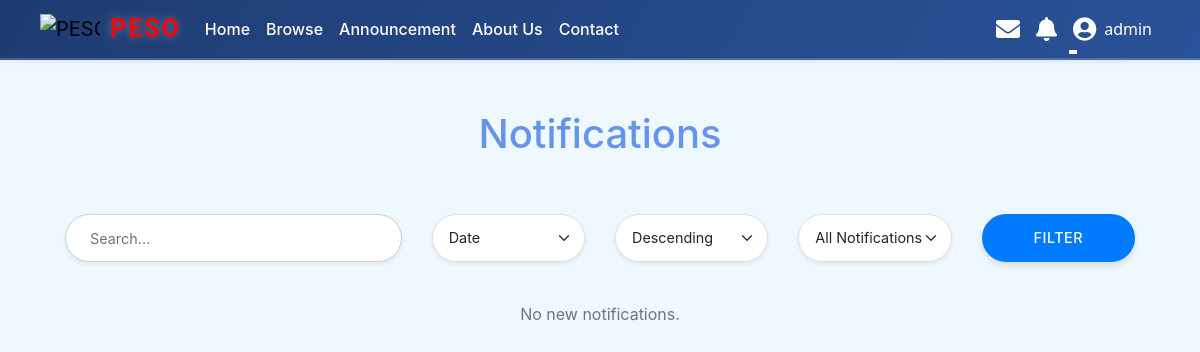
Page /pages/notification.php (signed in) on the earlier database version.
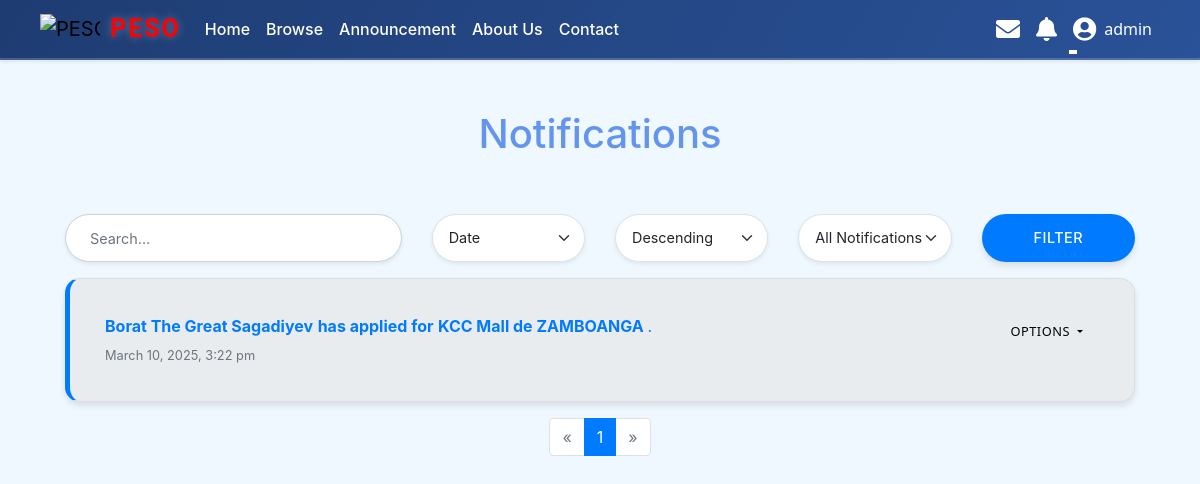
Same page on the later database version.
### tables this page shows
CREATE TABLE `notifications` (
  `id` int(11) NOT NULL,
  `recipient_id` int(11) NOT NULL,
  `sender_id` int(11) DEFAULT NULL,
  `job_id` int(11) DEFAULT NULL,
  `application_id` int(11) DEFAULT NULL,
  `message` text NOT NULL,
  `is_read` tinyint(1) DEFAULT 0,
  `created_at` timestamp NOT NULL DEFAULT current_timestamp(),
  `user_role` enum('admin','user','employer') NOT NULL
);

CREATE TABLE `jobs` (
  `id` int(11) NOT NULL,
  `title` varchar(255) NOT NULL,
  `description` text NOT NULL,
  `thumbnail` varchar(255) DEFAULT NULL,
  `photo` varchar(255) DEFAULT NULL,
  `created_at` timestamp NOT NULL DEFAULT current_timestamp(),
  `category_id` int(11) NOT NULL,
  `location` varchar(255) DEFAULT NULL,
  `specific_location` varchar(255) DEFAULT NULL,
  `responsibilities` text NOT NULL,
  `requirements` text NOT NULL,
  `preferred_qualifications` text DEFAULT NULL,
  `status` enum('pending','approved','rejected') DEFAULT 'pending',
  `employer_id` int(11) NOT NULL,
  `remarks` text DEFAULT NULL
);

### pages/notification.php (the view, shortened to what the changed rows need)
<?php
include '../includes/header.php';
$page = isset($_GET['page']) ? (int)$_GET['page'] : 1;
$notifications_per_page = 10;
$offset = ($page - 1) * $notifications_per_page;
$sort_by = isset($_GET['sort_by']) ? $_GET['sort_by'] : 'created_at';
$sort_order = isset($_GET['sort_order']) ? ($_GET['sort_order'] === 'asc' ? 'ASC' : 'DESC') : 'DESC';
$query_base = "
    SELECT n.*, CONCAT(u.first_name, ' ', IFNULL(u.middle_name, ''), ' ', u.last_name) AS applicant_name,
           j.title AS job_name, a.status AS application_status, j.employer_id
    FROM notifications n
    JOIN users u ON n.sender_id = u.id
    JOIN jobs j ON n.job_id = j.id
    LEFT JOIN applications a ON n.job_id = a.job_id AND a.user_id = n.recipient_id
    WHERE n.recipient_id = {$_SESSION['user_id']}
";
$search_filter = "";
$read_filter = "";
$query_order = " ORDER BY $sort_by $sort_order";
$query_limit = " LIMIT $offset, $notifications_per_page";
$query = $query_base . $search_filter . $read_filter . $query_order . $query_limit;
$result = $conn->query($query);
$notifications = $result->fetch_all(MYSQLI_ASSOC);
$total_query = "
    SELECT COUNT(*) AS total
    FROM notifications n
    JOIN users u ON n.sender_id = u.id
    JOIN jobs j ON n.job_id = j.id
    LEFT JOIN applications a ON n.job_id = a.job_id AND a.user_id = n.recipient_id
    WHERE n.recipient_id = {$_SESSION['user_id']}
" . $search_filter . $read_filter;
$total_result = $conn->query($total_query);
$total_notifications = $total_result->fetch_assoc()['total'];
$total_pages = ceil($total_notifications / $notifications_per_page);
?>
<!DOCTYPE html>
<html lang="en">
<head>
    <link href="https://stackpath.bootstrapcdn.com/bootstrap/4.3.1/css/bootstrap.min.css" rel="stylesheet">
    <link href="https://cdnjs.cloudflare.com/ajax/libs/font-awesome/5.15.4/css/all.min.css" rel="stylesheet">
    <link rel="stylesheet" href="/JOB/assets/notification.css">
</head>
<body>
<div class="container">
    <h1 class="text-center">Notifications</h1><br><br>
<?php if (empty($notifications)): ?>
    <div class="text-center py-4">
        <p class="text-muted">No new notifications.</p>
    </div>
<?php else: ?>
    <?php foreach ($notifications as $notif): ?>
        <div
            class="notification-item card mb-3 <?php echo $notif['is_read'] == 0 ? 'unread' : ''; ?>"
            data-id="<?php echo $notif['id']; ?>"
            style="border-radius: 15px; box-shadow: 0 4px 6px rgba(0, 0, 0, 0.1); transition: transform 0.2s ease-in-out;"
        >
            <div class="card-body d-flex justify-content-between align-items-start">
                <div class="flex-grow-1">
                <?php if ($_SESSION['role'] == 'user'): ?>
                    <p class="mb-1">
                        <strong>Your application for</strong>
                        <strong class="text-primary"><?php echo htmlspecialchars($notif['job_name']); ?></strong>
                        <strong>has been <?php echo $notif['application_status'] == 'accepted' ? '<span class="text-success">accepted</span>' : '<span class="text-danger">rejected</span>'; ?>.</strong>
                    </p>
                <?php elseif ($_SESSION['role'] == 'admin'): ?>
                    <p class="mb-1">
                        <strong><?php echo htmlspecialchars($notif['applicant_name']); ?></strong>
                        <strong>has applied for</strong>
                        <strong class="text-primary"><?php echo htmlspecialchars($notif['job_name']); ?></strong>.
                    </p>
                <?php endif; ?>
                <small class="text-muted"><?php echo date('F j, Y, g:i a', strtotime($notif['created_at'])); ?></small>
            </div>
                <div>
                <div class="dropdown">
    <button
        class="btn btn-sm btn-dark dropdown-toggle"
        type="button"
        id="dropdownMenuButton"
        data-bs-toggle="dropdown"
        aria-haspopup="true"
        aria-expanded="false"
        style="border-radius: 30px; padding: 0.5rem 1rem;"
    >
        Options
    </button>
</div>
</div>
            </div>
        </div>
    <?php endforeach; ?>
    <nav aria-label="Page navigation">
        <ul class="pagination justify-content-center">
            <?php if ($page > 1): ?>
                <li class="page-item">
                    <a class="page-link" href="?page=<?php echo $page - 1; ?>" aria-label="Previous">
                        <span aria-hidden="true">&laquo;</span>
                    </a>
                </li>
            <?php else: ?>
                <li class="page-item disabled">
                    <a class="page-link" href="#" aria-label="Previous">
                        <span aria-hidden="true">&laquo;</span>
                    </a>
                </li>
            <?php endif; ?>
            <?php for ($i = 1; $i <= $total_pages; $i++): ?>
                <li class="page-item <?php echo $i == $page ? 'active' : ''; ?>">
                    <a class="page-link" href="?page=<?php echo $i; ?>"><?php echo $i; ?></a>
                </li>
            <?php endfor; ?>
            <?php if ($page < $total_pages): ?>
                <li class="page-item">
                    <a class="page-link" href="?page=<?php echo $page + 1; ?>" aria-label="Next">
                        <span aria-hidden="true">&raquo;</span>
                    </a>
                </li>
            <?php else: ?>
                <li class="page-item disabled">
                    <a class="page-link" href="#" aria-label="Next">
                        <span aria-hidden="true">&raquo;</span>
                    </a>
                </li>
            <?php endif; ?>
        </ul>
    </nav>
<?php endif; ?>
</div>
</body>
</html>

Differences in the rows shown:
added notifications: applicant_name "Borat The Great Sagadiyev", job.title "KCC Mall de ZAMBOANGA", created_at "March 10, 2025, 3:22 pm"
Other differences:
text no longer shown: "No new notifications."
new list line: "1"
